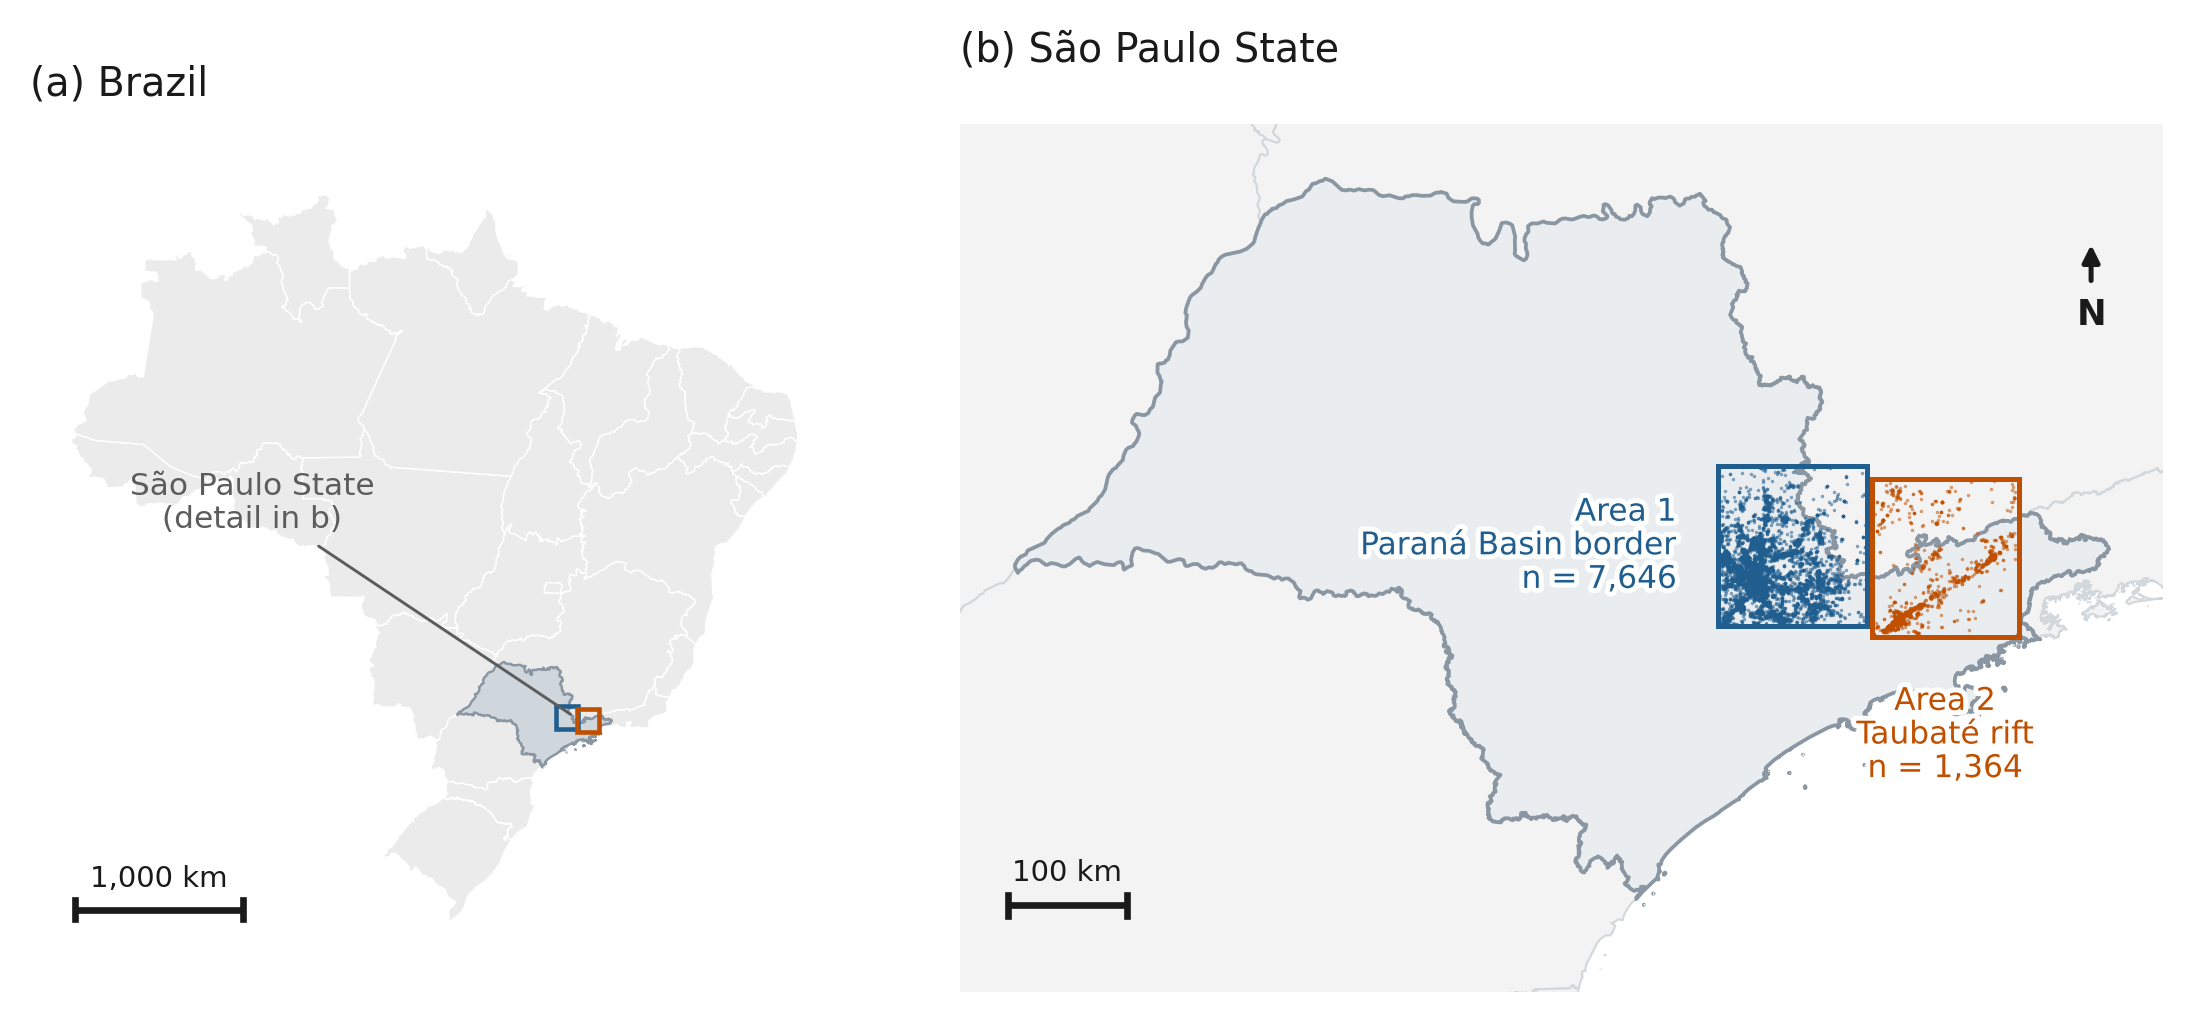

Reproduce this figure in Python.
#!/usr/bin/env python
# -*- coding: utf-8 -*-
"""Figura 1 do manuscrito — localizacao das duas areas de estudo.

(a) Posicao do Estado de Sao Paulo no Brasil, com as duas AOIs.
(b) Detalhe do Estado, com as AOIs e os pocos aprovados no QA/QC.

Os numeros NAO sao digitados: as contagens de poco saem do proprio
geopackage de insumos (camada 'pocos', coluna 'qaqc_aprovado') e as
AOIs saem da camada 'aoi'. O contorno estadual e a malha de UF do IBGE.

Projecoes, escolhidas e nao herdadas: painel (a) em SIRGAS 2000 /
Policonica do Brasil (EPSG:5880), que e a do IBGE para o pais inteiro;
painel (b) em SIRGAS 2000 / UTM 23S (EPSG:31983), a mesma do pipeline.
Desenhar qualquer um dos dois em coordenadas geograficas esticaria a
figura na horizontal nesta latitude.

Uso:
    python fig1_location.py --uf <BR_UF_2025.shp> --gpkg1 <...> \
        --gpkg2 <...> [--saida .]

Saida: fig1_location.pdf e .png
"""
import argparse
import os

import geopandas as gpd
import matplotlib.pyplot as plt
import numpy as np
import matplotlib.patheffects as pe
from matplotlib.patches import Rectangle

from figstyle import AREA1, AREA2, LARGURA_2COL, TINTA, TINTA2, estilo, grava

CRS_PAIS = 5880       # policonica do Brasil (IBGE)
CRS_ESTADO = 31983    # UTM 23S

# A malha do IBGE vem em resolucao plena e o PDF saiu com 19,8 MB — um
# arquivo que nenhuma revista aceita e que nenhum vertice justifica. As
# tolerancias abaixo estao MUITO abaixo de um pixel na escala de cada
# painel: no painel do pais, 1 mm impresso vale cerca de 50 km; no do
# estado, cerca de 9 km.
TOL_PAIS = 2_000      # m
TOL_ESTADO = 300      # m


def simplifica(gdf, tol):
    g = gdf.copy()
    g["geometry"] = g.geometry.simplify(tol, preserve_topology=True)
    return g
UF_ALVO = "SP"

CINZA_UF = "#ebebeb"
CINZA_BORDA = "#ffffff"
CINZA_SP = "#cfd6dc"

AREAS = [("area1", "Area 1\nParaná Basin border", AREA1),
         ("area2", "Area 2\nTaubaté rift", AREA2)]


def coluna_sigla(gdf):
    for c in ("SIGLA_UF", "SIGLA", "sigla_uf", "sigla", "CD_UF"):
        if c in gdf.columns:
            return c
    raise SystemExit("Nao achei a coluna de sigla da UF em %s"
                     % list(gdf.columns))


def barra_escala(ax, comprimento_m, rotulo, frac_x=0.06, frac_y=0.08):
    x0, x1 = ax.get_xlim()
    y0, y1 = ax.get_ylim()
    x = x0 + frac_x * (x1 - x0)
    y = y0 + frac_y * (y1 - y0)
    alt = 0.012 * (y1 - y0)
    ax.plot([x, x + comprimento_m], [y, y], color=TINTA, linewidth=1.6,
            solid_capstyle="butt", zorder=6)
    for xx in (x, x + comprimento_m):
        ax.plot([xx, xx], [y - alt, y + alt], color=TINTA, linewidth=1.6,
                zorder=6)
    ax.text(x + comprimento_m / 2, y + 1.8 * alt, rotulo, ha="center",
            va="bottom", fontsize=7, color=TINTA, zorder=6)


def seta_norte(ax, frac_x=0.94, frac_y=0.80):
    x0, x1 = ax.get_xlim()
    y0, y1 = ax.get_ylim()
    x = x0 + frac_x * (x1 - x0)
    y = y0 + frac_y * (y1 - y0)
    d = 0.07 * (y1 - y0)
    ax.annotate("N", xy=(x, y + d), xytext=(x, y), ha="center",
                va="top", fontsize=8.5, fontweight="bold", color=TINTA,
                arrowprops=dict(arrowstyle="-|>", color=TINTA, lw=1.2),
                zorder=6)


def main():
    p = argparse.ArgumentParser()
    p.add_argument("--uf", required=True)
    p.add_argument("--gpkg1", required=True)
    p.add_argument("--gpkg2", required=True)
    p.add_argument("--saida", default=".")
    a = p.parse_args()

    ufs = gpd.read_file(a.uf)
    col = coluna_sigla(ufs)
    sp = ufs[ufs[col] == UF_ALVO]
    if len(sp) != 1:
        raise SystemExit("Esperava 1 feicao para %s, achei %d"
                         % (UF_ALVO, len(sp)))

    aoi, pocos = {}, {}
    for (chave, _, _), caminho in zip(AREAS, (a.gpkg1, a.gpkg2)):
        aoi[chave] = gpd.read_file(caminho, layer="aoi")
        todos = gpd.read_file(caminho, layer="pocos")
        col_ok = "qaqc_aprovado"
        if col_ok not in todos.columns:
            raise SystemExit("Camada 'pocos' de %s sem %s" % (caminho, col_ok))
        ok = todos[todos[col_ok].astype(str).str.lower().isin(
            ("true", "1", "t", "sim"))]
        pocos[chave] = ok
        print("%s: %d pocos no geopackage, %d aprovados no QA/QC"
              % (chave, len(todos), len(ok)))

    estilo()
    fig, (ax1, ax2) = plt.subplots(
        1, 2, figsize=(LARGURA_2COL, 3.9),
        gridspec_kw={"width_ratios": [1.0, 1.35]})

    # ---------------- (a) Brasil ----------------
    pais = simplifica(ufs.to_crs(CRS_PAIS), TOL_PAIS)
    pais.plot(ax=ax1, facecolor=CINZA_UF, edgecolor=CINZA_BORDA,
              linewidth=0.35, zorder=2)
    simplifica(sp.to_crs(CRS_PAIS), TOL_PAIS).plot(
        ax=ax1, facecolor=CINZA_SP, edgecolor="#8a97a3", linewidth=0.6,
        zorder=3)
    for chave, rotulo, cor in AREAS:
        g = aoi[chave].to_crs(CRS_PAIS)
        x0, y0, x1, y1 = g.total_bounds
        ax1.add_patch(Rectangle((x0, y0), x1 - x0, y1 - y0, fill=False,
                                edgecolor=cor, linewidth=1.1, zorder=5))
    # as AOIs tem ~1 grau num pais de 40: um marcador guia o olho ate elas
    cx = np.mean([aoi[k].to_crs(CRS_PAIS).total_bounds[[0, 2]].mean()
                  for k, _, _ in AREAS])
    cy = np.mean([aoi[k].to_crs(CRS_PAIS).total_bounds[[1, 3]].mean()
                  for k, _, _ in AREAS])
    # rotulo acima e a esquerda: abaixo ele cai sobre a barra de escala
    ax1.annotate("São Paulo State\n(detail in b)", xy=(cx, cy),
                 xytext=(-78, 46), textcoords="offset points",
                 fontsize=7.5, color=TINTA2, ha="center",
                 arrowprops=dict(arrowstyle="-", color=TINTA2, lw=0.7),
                 zorder=6)
    ax1.set_aspect("equal")
    ax1.set_axis_off()
    ax1.set_title("(a) Brazil", loc="left", pad=6)
    barra_escala(ax1, 1_000_000, "1,000 km", frac_x=0.05, frac_y=0.06)

    # ---------------- (b) Sao Paulo ----------------
    sp_m = simplifica(sp.to_crs(CRS_ESTADO), TOL_ESTADO)
    # estados vizinhos em fundo claro: a AOI da area 2 cruza a divisa
    # com o Rio de Janeiro, e sem o contexto o transbordo parece erro
    simplifica(ufs.to_crs(CRS_ESTADO), TOL_ESTADO).plot(
        ax=ax2, facecolor="#f3f3f3", edgecolor="#d2d7db", linewidth=0.5,
        zorder=1)
    sp_m.plot(ax=ax2, facecolor="#e9edf0", edgecolor="#8a97a3",
              linewidth=0.9, zorder=2)
    for chave, rotulo, cor in AREAS:
        g = aoi[chave].to_crs(CRS_ESTADO)
        pocos[chave].to_crs(CRS_ESTADO).plot(
            ax=ax2, color=cor, markersize=0.7, linewidth=0, alpha=0.55,
            zorder=4)
        x0, y0, x1, y1 = g.total_bounds
        ax2.add_patch(Rectangle((x0, y0), x1 - x0, y1 - y0, fill=False,
                                edgecolor=cor, linewidth=1.2, zorder=5))
        # area 1 rotulada a esquerda da propria caixa, area 2 abaixo:
        # empilhados sob as duas caixas eles se sobrepunham entre si e
        # sobre o contorno estadual
        if chave == "area1":
            ax2.annotate("%s\nn = %s"
                         % (rotulo, format(len(pocos[chave]), ",")),
                         xy=(x0, 0.5 * (y0 + y1)), xytext=(-10, 0),
                         textcoords="offset points", ha="right",
                         va="center", fontsize=7.5, color=cor, zorder=6,
                         path_effects=[pe.withStroke(linewidth=2.4,
                                                     foreground="white")])
        else:
            ax2.annotate("%s\nn = %s"
                         % (rotulo, format(len(pocos[chave]), ",")),
                         xy=(0.5 * (x0 + x1), y0), xytext=(0, -12),
                         textcoords="offset points", ha="center",
                         va="top", fontsize=7.5, color=cor, zorder=6,
                         path_effects=[pe.withStroke(linewidth=2.4,
                                                     foreground="white")])
    minx, miny, maxx, maxy = sp_m.total_bounds
    folga = 0.05 * (maxx - minx)
    ax2.set_xlim(minx - folga, maxx + folga)
    ax2.set_ylim(miny - 1.6 * folga, maxy + folga)
    ax2.set_aspect("equal")
    ax2.set_axis_off()
    ax2.set_title("(b) São Paulo State", loc="left", pad=6)
    barra_escala(ax2, 100_000, "100 km", frac_x=0.04, frac_y=0.10)
    seta_norte(ax2)

    fig.tight_layout()
    grava(fig, a.saida, "fig1_location")


if __name__ == "__main__":
    main()
